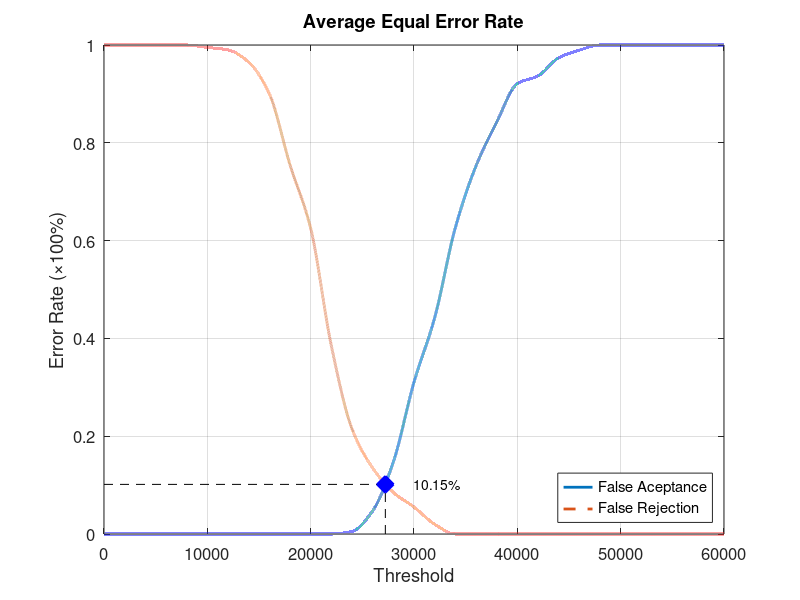
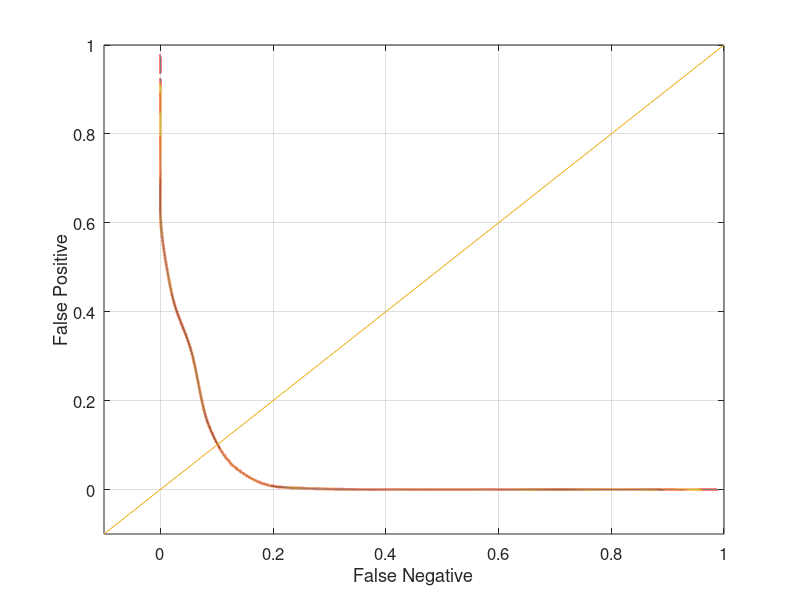

Here is the MATLAB script that generated these plots, in order:
function yEER = Database3_2
close all;
clear;
clc;
x = 0:2000:60000;
xq = 0:0.5:60000;

y0 = [0 0 0 0 0 0 0 0 0 0 0 0 0.00526316 0.0473684 0.147368 0.310526 0.442105 0.626316 0.752632 0.842105 0.921053 0.936842 0.973684 0.989474 1 1 1 1 1 1 1];
yy0 = interp1(x, y0, xq, 'pchip');
y1 = [1 1 1 1 1 0.995 0.99 0.965 0.9 0.755 0.625 0.385 0.215 0.135 0.085 0.055 0.02 0 0 0 0 0 0 0 0 0 0 0 0 0 0];
yy1 = interp1(x, y1, xq, 'pchip');

% Calculating EER: 
y2 = abs(y0 - y1);
find(y2 == min(y2))
yy2 = abs(yy0 - yy1);
xEER = find(yy2 == min(yy2));
xEERIndex = xq(xEER) % X-axis EER
yEER = yy0(xEER) % Y-axis EER

main = figure
plot(xq, yy0,'-','LineWidth', 2);	hold on
plot(xq, yy1,'--','LineWidth', 2);	hold on
plot([xEERIndex xEERIndex], [0 yEER], 'k--');	hold on
plot([0 xEERIndex], [yEER yEER], 'k--');	hold on
plot(xEERIndex, yEER, 'bx', 'LineWidth', 10);	hold on
text(xEERIndex + 10 * xEERIndex / 100, yEER, [num2str(round((10000 * yEER)) / 100) '%'])
legend('False Aceptance', 'False Rejection', 'Location', 'SouthEast')
xlabel('Threshold')
ylabel('Error Rate (\times100%)')
title('Average Equal Error Rate')
set(gca, 'FontSize', 12)
axis([0 60000 0 1])
grid on

print(main, 'Database3_2Main', '-dpng');
FNRxFPR = figure('Color', [1 1 1]);
plot(yy1, yy0, '-', yy1, yy0, 'LineWidth', 2);
hold on
y = -0.1:0.1:1
plot(y, y); 
set(gca, 'FontSize', 12)
xlabel('False Negative')
ylabel('False Positive')
axis([-0.1 1 -0.1 1])
set(gca, 'FontSize', 12)
grid on

print(FNRxFPR, 'Database3_2FNRxFPR','-dpng');
end
